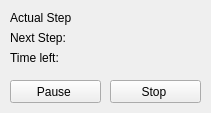
<?xml version="1.0" encoding="UTF-8"?>
<ui version="4.0">
 <class>FormRunSequence</class>
 <widget class="QWidget" name="FormRunSequence">
  <property name="geometry">
   <rect>
    <x>0</x>
    <y>0</y>
    <width>211</width>
    <height>113</height>
   </rect>
  </property>
  <property name="minimumSize">
   <size>
    <width>211</width>
    <height>113</height>
   </size>
  </property>
  <property name="maximumSize">
   <size>
    <width>211</width>
    <height>113</height>
   </size>
  </property>
  <property name="windowTitle">
   <string>Running Sequence...</string>
  </property>
  <widget class="QLabel" name="label1">
   <property name="geometry">
    <rect>
     <x>10</x>
     <y>10</y>
     <width>61</width>
     <height>16</height>
    </rect>
   </property>
   <property name="text">
    <string>Actual Step:</string>
   </property>
  </widget>
  <widget class="QLabel" name="label2">
   <property name="geometry">
    <rect>
     <x>10</x>
     <y>30</y>
     <width>61</width>
     <height>16</height>
    </rect>
   </property>
   <property name="text">
    <string>Next Step:</string>
   </property>
  </widget>
  <widget class="QLabel" name="label2_2">
   <property name="geometry">
    <rect>
     <x>10</x>
     <y>50</y>
     <width>61</width>
     <height>16</height>
    </rect>
   </property>
   <property name="text">
    <string>Time left:</string>
   </property>
  </widget>
  <widget class="QPushButton" name="pushButtonPause">
   <property name="geometry">
    <rect>
     <x>10</x>
     <y>80</y>
     <width>91</width>
     <height>23</height>
    </rect>
   </property>
   <property name="text">
    <string>Pause </string>
   </property>
   <property name="icon">
    <iconset resource="tripod_lamp_gui.qrc">
     <normaloff>:/Tripod_Lamp_GUI/Icons/control_pause_blue.png</normaloff>:/Tripod_Lamp_GUI/Icons/control_pause_blue.png</iconset>
   </property>
  </widget>
  <widget class="QPushButton" name="pushButtonStop">
   <property name="geometry">
    <rect>
     <x>110</x>
     <y>80</y>
     <width>91</width>
     <height>23</height>
    </rect>
   </property>
   <property name="text">
    <string>Stop </string>
   </property>
   <property name="icon">
    <iconset resource="tripod_lamp_gui.qrc">
     <normaloff>:/Tripod_Lamp_GUI/Icons/control_stop_blue.png</normaloff>:/Tripod_Lamp_GUI/Icons/control_stop_blue.png</iconset>
   </property>
  </widget>
  <widget class="QLabel" name="labelStepNow">
   <property name="geometry">
    <rect>
     <x>80</x>
     <y>10</y>
     <width>121</width>
     <height>16</height>
    </rect>
   </property>
   <property name="text">
    <string/>
   </property>
  </widget>
  <widget class="QLabel" name="labelStepNext">
   <property name="geometry">
    <rect>
     <x>80</x>
     <y>30</y>
     <width>121</width>
     <height>16</height>
    </rect>
   </property>
   <property name="text">
    <string/>
   </property>
  </widget>
  <widget class="QLabel" name="labelTime">
   <property name="geometry">
    <rect>
     <x>80</x>
     <y>50</y>
     <width>121</width>
     <height>16</height>
    </rect>
   </property>
   <property name="text">
    <string/>
   </property>
  </widget>
 </widget>
 <resources>
  <include location="tripod_lamp_gui.qrc"/>
 </resources>
 <connections/>
</ui>
